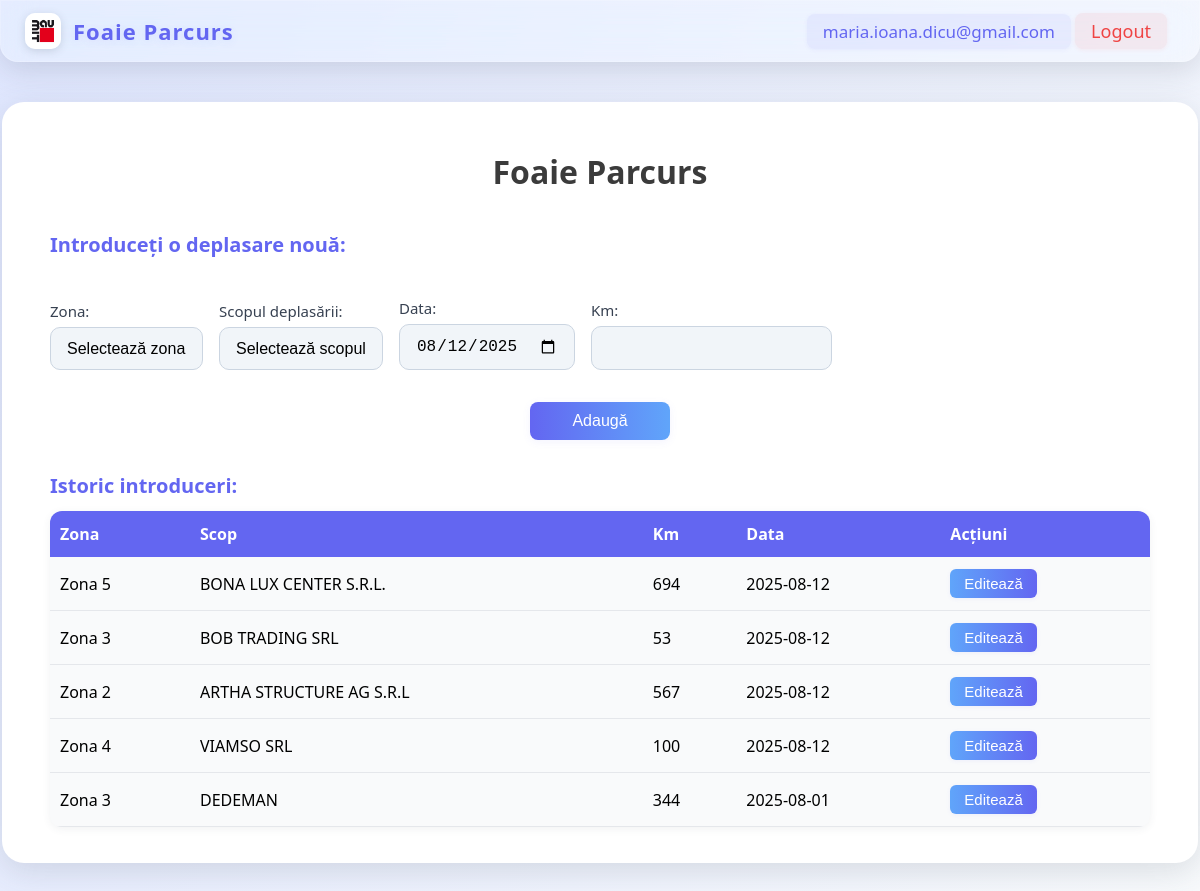
Before: / (signed in) with the older database file.
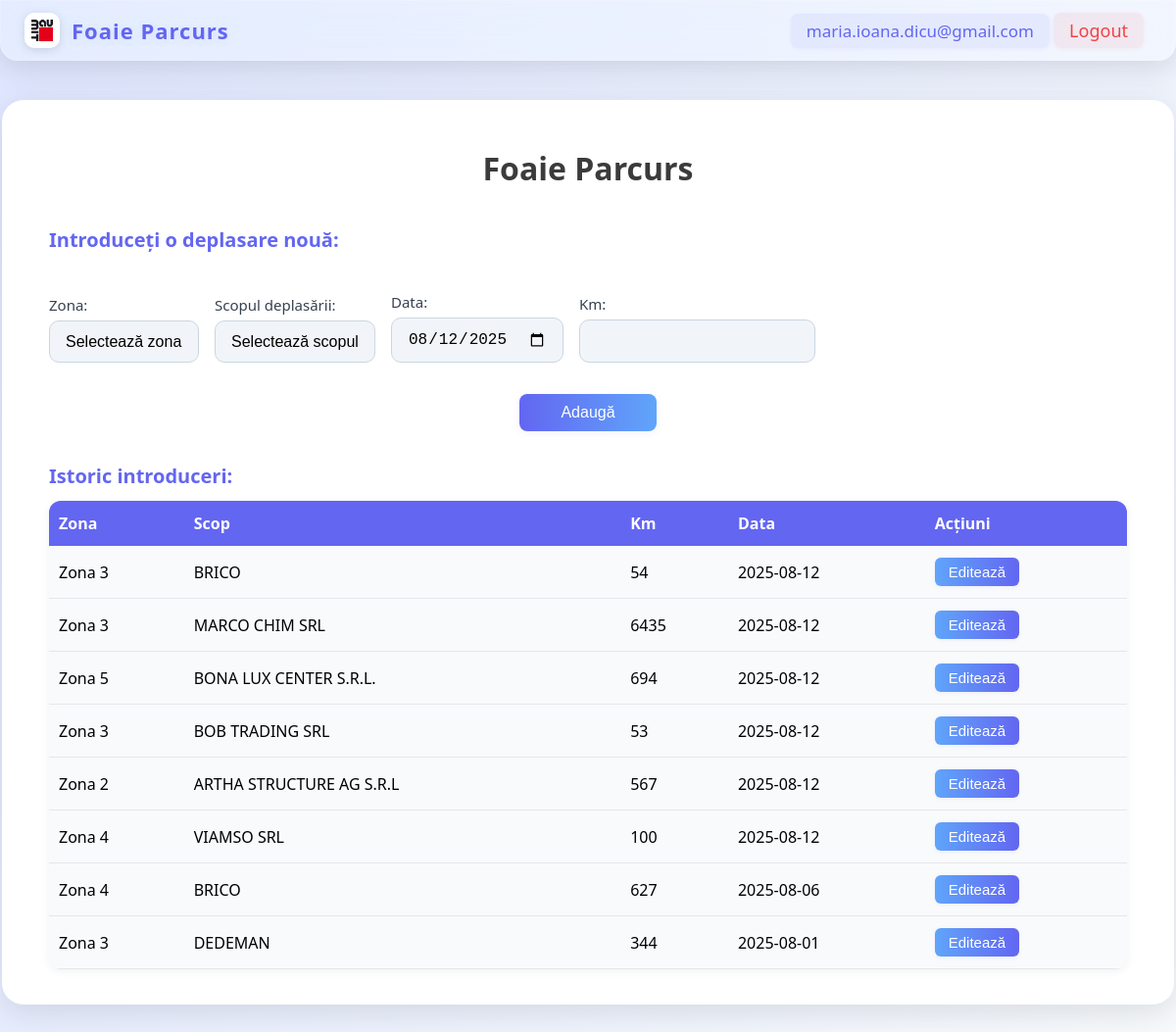
After: the same page with the newer database file.
### tables this page shows
CREATE TABLE parcurs (
            id INTEGER PRIMARY KEY AUTOINCREMENT,
            username TEXT NOT NULL,
            zona TEXT NOT NULL,
            scop TEXT,
            km INTEGER NOT NULL,
            data TEXT NOT NULL
        );

### app.py (the view, shortened to what this page needs)
@app.route('/', methods=['GET', 'POST'])
def index():
    import datetime
    if 'username' not in session:
        return redirect(url_for('login'))
    username = session['username']
    conn = sqlite3.connect(DB_NAME)
    c = conn.cursor()
    if username == 'Admin':
        c.execute('SELECT * FROM parcurs ORDER BY data DESC, id DESC')
        export_btn = True
    else:
        c.execute('SELECT * FROM parcurs WHERE username=? ORDER BY data DESC, id DESC', (username,))
        export_btn = False
    rows = c.fetchall()
    conn.close()
    today = datetime.date.today().isoformat()
    return render_template('index.html', rows=rows, username=username, today=today, export_btn=export_btn)

### templates/index.html (shortened to what this page needs)
<!DOCTYPE html>
<html lang="ro">
<head>
</head>
<body>
    {% include 'topbar.html' %}
    <div class="container">
        <h1 style="margin-top:0;">
            {% if username == 'Admin' %}
                Administrare Deplasări
            {% else %}
                Foaie Parcurs
            {% endif %}
        </h1>
        {% if username != 'Admin' %}
        <form method="post">
            <div class="form-section-label" style="width:100%;text-align:left;margin-bottom:24px;font-size:20px;color:#6366f1;font-weight:700;display:block;">Introduceți o deplasare nouă:</div>
            <div class="form-row">
                <label>Zona:
                    <select name="zona" id="zona-select" required>
                        <option value="">Selectează zona</option>
                    </select>
                </label>
            </div>
            <div class="form-row">
                <label>Scopul deplasării:
                    <select name="scop" id="scop-select" required>
                        <option value="">Selectează scopul</option>
                    </select>
                </label>
            </div>
            <div class="form-row">
                <label>Data:
                    <input type="date" name="data" value="{{ today }}">
                </label>
            </div>
            <div class="form-row">
                <label>Km:
                    <input type="number" name="km" required>
                </label>
            </div>
            <div style="width: 100%; display: flex; justify-content: center; margin-top: 16px;">
                <button type="submit" style="min-width: 140px;">Adaugă</button>
            </div>
        </form>
        {% endif %}
        <div class="form-section-label" style="margin-top:32px;margin-bottom:12px;font-size:20px;color:#6366f1;font-weight:700;">Istoric introduceri:</div>
        <table>
            <tr>
                <th>Zona</th>
                <th class="scop-col">Scop</th>
                <th>Km</th>
                <th>Data</th>
                <th>Acțiuni</th>
            </tr>
            {% for row in rows %}
            <tr>
                <td>{{ row[2] }}</td>
                <td class="scop-col">{{ row[3] }}</td>
                <td>{{ row[4] }}</td>
                <td>{{ row[5] }}</td>
                <td><a href="/edit/{{ row[0] }}"><button class="edit-btn">Editează</button></a></td>
            </tr>
            {% endfor %}
        </table>
    </div>
</body>
</html>

Changed rows visible on the page:
added parcurs: zona "Zona 3", scop "BRICO", km "54", data "2025-08-12"
added parcurs: zona "Zona 3", scop "MARCO CHIM SRL", km "6435", data "2025-08-12"
added parcurs: zona "Zona 4", scop "BRICO", km "627", data "2025-08-06"
